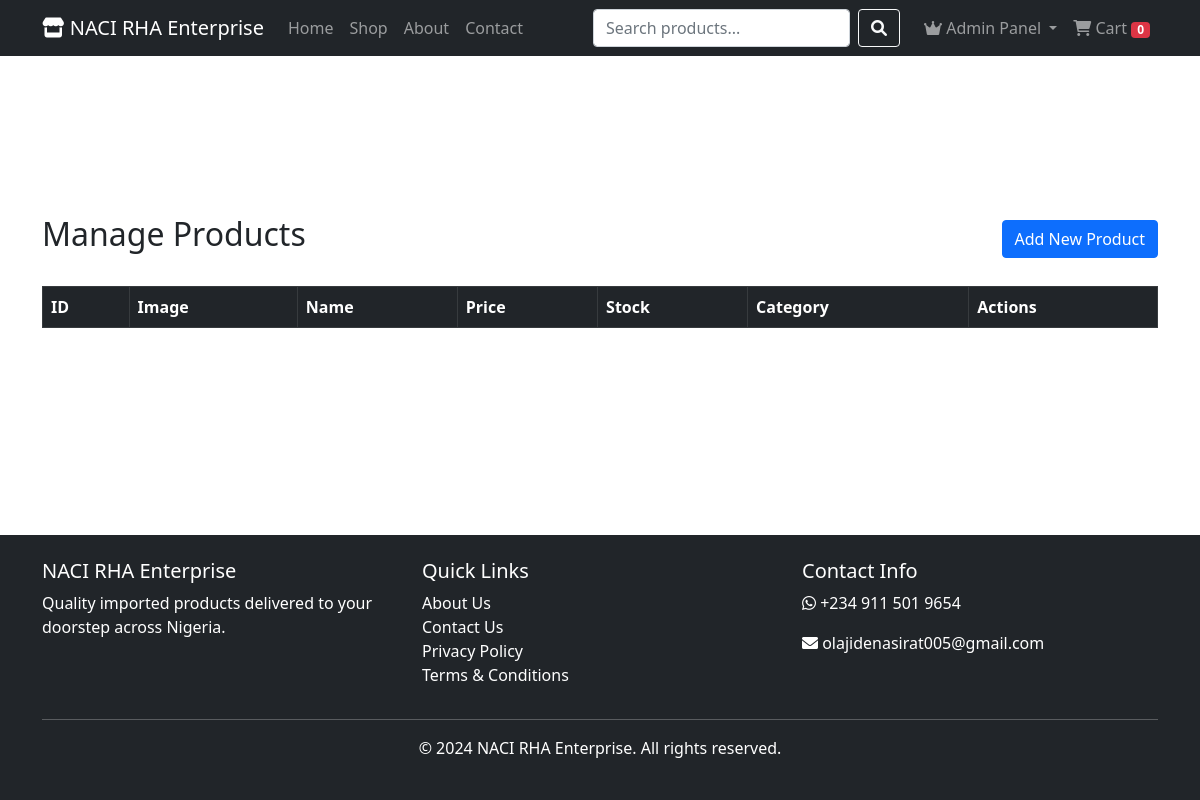
Page /admin/products (signed in) on the earlier database version.
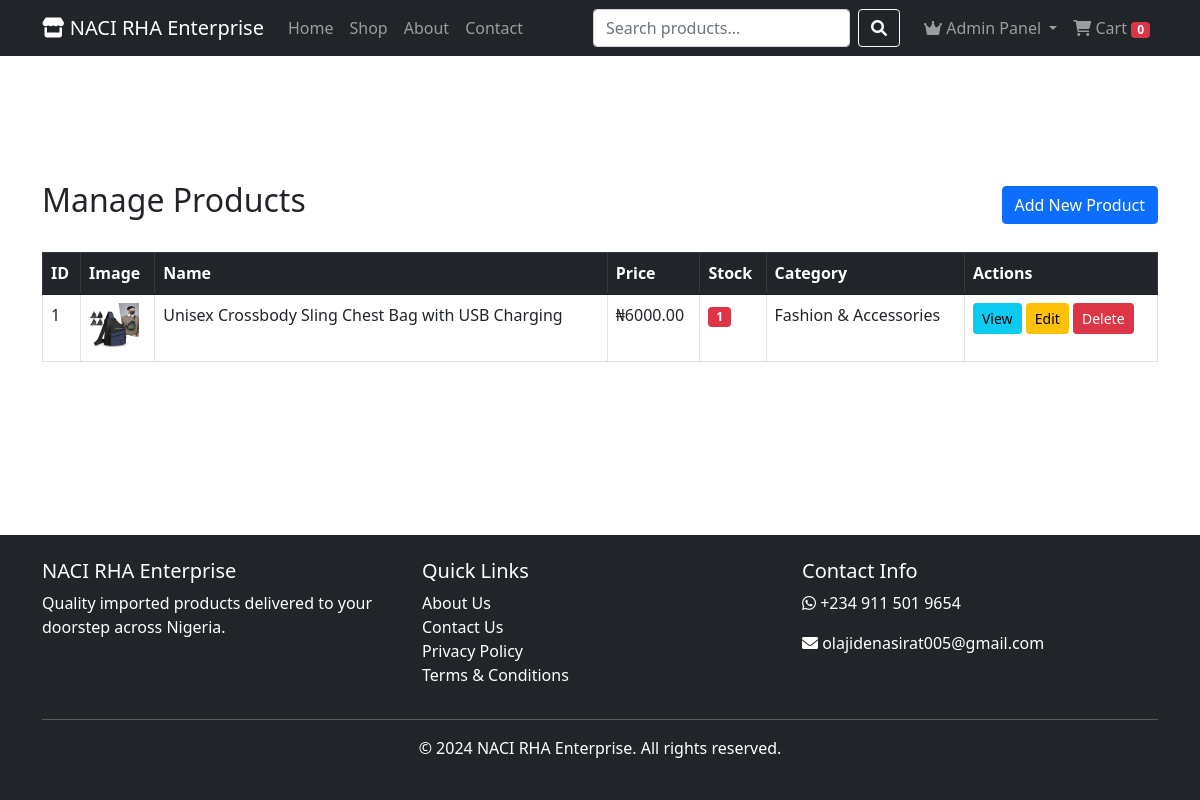
Same page on the later database version.
### models.py (models this page shows, shortened)
class Product(db.Model):
    __tablename__ = 'products'
    id = db.Column(db.Integer, primary_key=True)
    name = db.Column(db.String(200), nullable=False)
    description = db.Column(db.Text, nullable=False)
    price = db.Column(db.Float, nullable=False)
    compare_price = db.Column(db.Float)
    stock = db.Column(db.Integer, default=0)
    sku = db.Column(db.String(50), unique=True)
    brand = db.Column(db.String(100))
    rating = db.Column(db.Float, default=0)
    rating_count = db.Column(db.Integer, default=0)
    is_featured = db.Column(db.Boolean, default=False)
    is_bestseller = db.Column(db.Boolean, default=False)
    is_new = db.Column(db.Boolean, default=False)
    discount_percent = db.Column(db.Integer, default=0)
    created_at = db.Column(db.DateTime, default=datetime.utcnow)
    category_id = db.Column(db.Integer, db.ForeignKey('categories.id'))
    images = db.relationship('ProductImage', backref='product', lazy=True)
    order_items = db.relationship('OrderItem', backref='product', lazy=True)
    reviews = db.relationship('Review', backref='product', lazy=True)

class ProductImage(db.Model):
    __tablename__ = 'product_images'
    id = db.Column(db.Integer, primary_key=True)
    product_id = db.Column(db.Integer, db.ForeignKey('products.id'), nullable=False)
    image_url = db.Column(db.String(200), nullable=False)
    is_main = db.Column(db.Boolean, default=False)

class Category(db.Model):
    __tablename__ = 'categories'
    id = db.Column(db.Integer, primary_key=True)
    name = db.Column(db.String(50), nullable=False)
    description = db.Column(db.Text)
    image = db.Column(db.String(200))
    parent_id = db.Column(db.Integer, db.ForeignKey('categories.id'))
    products = db.relationship('Product', backref='category', lazy=True)
    children = db.relationship('Category', backref=db.backref('parent', remote_side=[id]))

### app.py (the view)
@app.route('/admin/products')
@login_required
def admin_products():
    if not current_user.is_admin:
        return redirect(url_for('index'))
    products = Product.query.order_by(Product.created_at.desc()).all()
    return render_template('admin_products.html', products=products)

### app.py (called while the page is built)
@login_manager.user_loader
def load_user(user_id):
    return User.query.get(int(user_id))

### templates/admin_products.html (shortened to what this page needs)
{% extends "base.html" %}
{% block content %}
<div class="container my-4">
    <div class="d-flex justify-content-between align-items-center mb-4">
        <h2>Manage Products</h2>
        <a href="{{ url_for('admin_add_product') }}" class="btn btn-primary">Add New Product</a>
    </div>
    <div class="table-responsive">
        <table class="table table-bordered table-hover">
            <thead class="table-dark">
                <tr>
                    <th>ID</th>
                    <th>Image</th>
                    <th>Name</th>
                    <th>Price</th>
                    <th>Stock</th>
                    <th>Category</th>
                    <th>Actions</th>
                </tr>
            </thead>
            <tbody>
                {% for product in products %}
                <tr>
                    <td>{{ product.id }}</td>
                    <td>
                        {% if product.images %}
                        <img src="{{ url_for('static', filename='uploads/' + product.images[0].image_url) }}" width="50" height="50">
                        {% else %}
                        <div class="bg-secondary" style="width: 50px; height: 50px;"></div>
                        {% endif %}
                    </td>
                    <td>{{ product.name[:50] }}</td>
                    <td>₦{{ "%.2f"|format(product.price) }}</td>
                    <td>
                        {% if product.stock < 10 %}
                        <span class="badge bg-danger">{{ product.stock }}</span>
                        {% else %}
                        <span class="badge bg-success">{{ product.stock }}</span>
                        {% endif %}
                    </td>
                    <td>{{ product.category.name if product.category else 'N/A' }}</td>
                    <td>
                        <a href="{{ url_for('product_detail', product_id=product.id) }}" class="btn btn-sm btn-info">View</a>
                        <a href="#" class="btn btn-sm btn-warning">Edit</a>
                        <a href="#" class="btn btn-sm btn-danger" onclick="return confirm('Delete this product?')">Delete</a>
                    </td>
                </tr>
                {% endfor %}
            </tbody>
        </table>
    </div>
</div>
{% endblock %}

Differences in the rows shown:
added Product: id "1", image_url (picture), name "Unisex Crossbody Sling Chest Bag with USB Charging", price "6000.00", stock "1", category "Fashion & Accessories"
